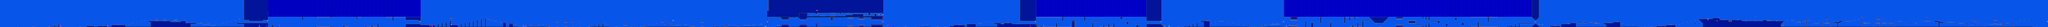

This game map was drawn from its Tiled (.tmx) file and the tilesets committed beside it. A one-line description and the trimmed map source follow:
An orthogonal 2040x27 tile map with 16x16 px tiles, 2 tile layers (SP, ...), 2 tilesets.

<map version="1.10" tiledversion="1.10.2" orientation="orthogonal" renderorder="right-down" width="2040" height="27" tilewidth="16" tileheight="16" infinite="0" nextlayerid="4" nextobjectid="1">
 <editorsettings>
  <export target="stereomadness.csv" format="csv" />
 </editorsettings>
 <tileset firstgid="1" name="famidash" tilewidth="16" tileheight="16" tilecount="240" columns="16">
  <image source="../../GRAPHICS/famidash.bmp" width="256" height="240" />
 </tileset>
 <tileset firstgid="241" name="sprites" tilewidth="16" tileheight="16" tilecount="256" columns="16">
  <image source="../../GRAPHICS/sprites.png" width="256" height="256" />
 </tileset>
 <layer id="1" width="2040" height="27">
  <data>[55080 cells, 55080 non-empty, 35 distinct tile ids]</data>
 </layer>
 <layer id="2" name="SP" width="2040" height="27">
  <data>[55080 cells, 75 non-empty, 35 distinct tile ids]</data>
 </layer>
</map>
